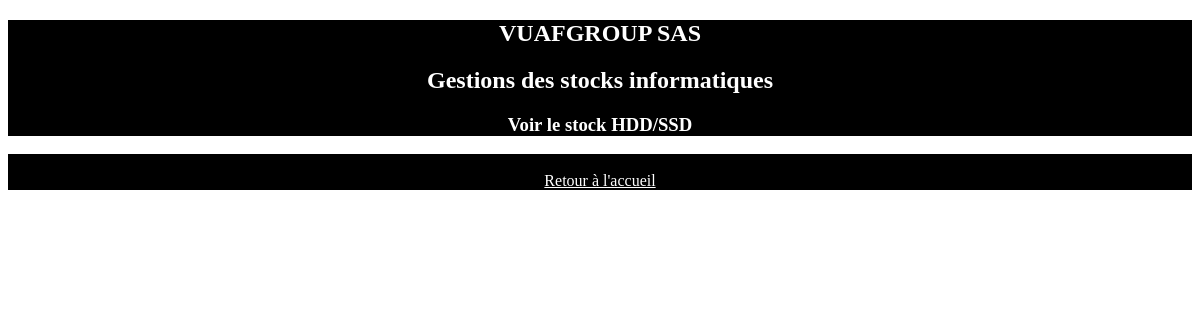
The app's page /gestion/show/hdd, older data.
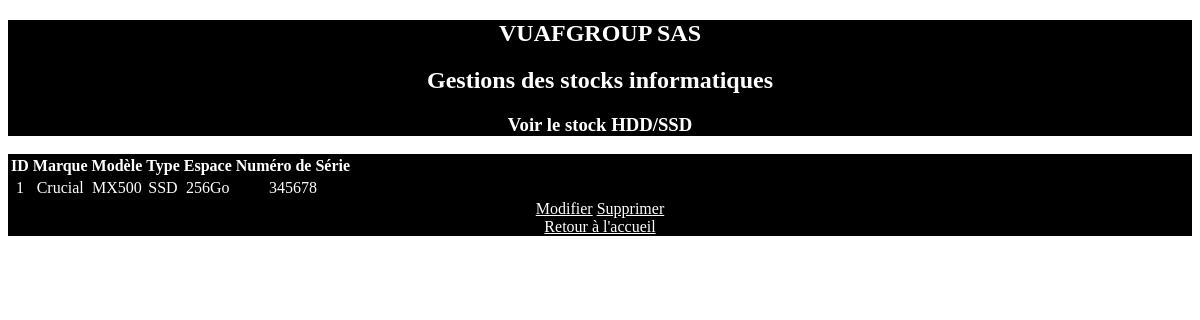
The same page, newer data.
### gestion/models.py (models this page shows, shortened)
class HDD(models.Model):
    Marque = models.ForeignKey(Marque, on_delete=models.CASCADE)
    Modèle = models.CharField(max_length = 100)
    Type = models.CharField(max_length = 100)
    Espace = models.CharField(max_length=40)
    SN = models.CharField(max_length=20)
    def __str__(self):
        chaine = f"CPU {self.Marque}, modèle {self.Modèle}, Type {self.Type}, avec un espace de stockage de {self.Espace} "
        return chaine

class Marque(models.Model):
    Marque = models.CharField(max_length=100)
    def __str__(self):
        chaine = f"{self.Marque}"
        return chaine

### gestion/views.py (the view)
# urls.py: path('show/hdd', views.showhdd),
def showhdd(request):
    queryset = models.HDD.objects.all()
    print(queryset)
    print(len(queryset))
    return render(request,"gestion/showhdd.html",{"gestion_hdd" : queryset})

### gestion/templates/gestion/showhdd.html
{% extends "gestion/main.html" %}
        {% block content %}
    <h3 class="titre">Voir le stock HDD/SSD</h3>
    </section>
<section>
    {% for Hdd in gestion_hdd %}
    <table class="table is-fullwidth is-hoverable">
        <thead>
          <tr>
            <th>ID</th>
            <th>Marque</th>
            <th>Modèle</th>
            <th>Type</th>
            <th>Espace</th>
            <th>Numéro de Série</th>
          </tr>
        </thead>
        <tbody>
          <tr>
            <td>{{Hdd.id}}</td>
            <td>{{Hdd.Marque}}</td>
            <td>{{Hdd.Modèle}}</td>
            <td>{{Hdd.Type}}</td>
            <td>{{Hdd.Espace}}</td>
            <td>{{Hdd.SN}}</td>
          </tr>
        </tbody>
      </table>
      <a href='hdd/update/{{Hdd.id}}'class='bouton'>Modifier</a>
      <a href='hdd/delete/{{Hdd.id}}'class='bouton'>Supprimer</a>
{% endfor %}
<br>
<a href='/gestion/index'class="bouton">Retour à l'accueil</a>
{% endblock %}

Row changes from the older to the newer data that the page shows:
added HDD: id "1", Marque "Crucial", Modèle "MX500", Type "SSD", Espace "256Go", SN "345678"
